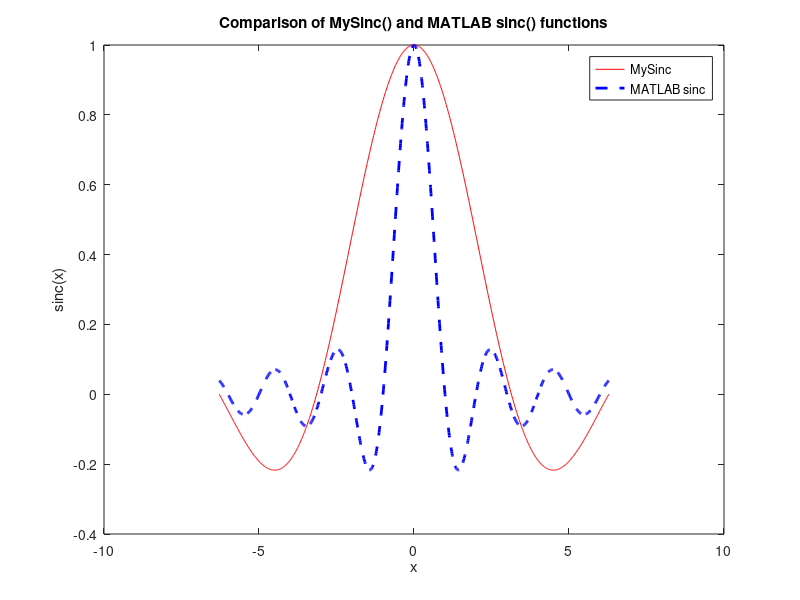

Here is the MATLAB script that generated this plot: (Note: this script raises an error after producing the figure.)
% Define the MySinc() function as an anonymous function
MySinc = @(x) (x == 0) + (x ~= 0) .* sin(x)./x;

% Generate the plot
x = linspace(-2*pi, 2*pi, 1000); % Generate 1000 points between -2pi and 2pi


y1 = arrayfun(MySinc, x); % Compute the values of MySinc() for all the points
y2 = sinc(x); % Compute the values of MATLAB's sinc() function for all the points


plot(x, y1, 'r', x, y2, 'b--', 'LineWidth', 2); % Plot both functions with different line styles
xlabel('x');
ylabel('sinc(x)');
legend('MySinc', 'MATLAB sinc');
title('Comparison of MySinc() and MATLAB sinc() functions');

% Display the plot
fig = gcf; % Get the handle of the current figure
fig.WindowState = 'maximized'; % Maximize the figure window
